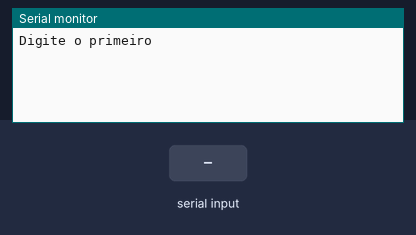
Bench run of a sketch on a simulated Arduino Uno, built with avr-gcc and run on an emulated ATmega328P. Shown: the last lines printed to the serial monitor. The test bench sets the inputs (shaded band).

Above: at 1.2 s.
1.3 s: "90,45\n" received over Serial
At 2.7 s:
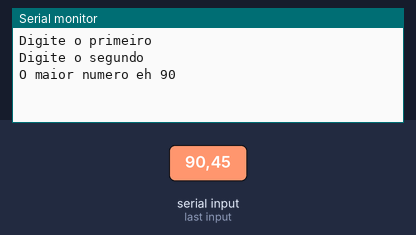
At 7.9 s:
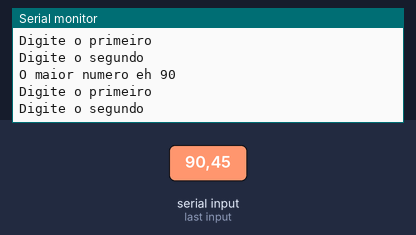

The sketch:

exercicio_141.ino
```cpp
/*
Faça um programa receba dois valores e imprima qual é o maior número
digitado.
*/
// C++ code
//
void setup()
{
  Serial.begin(9600);
}
 int numero1 = 0;
 int numero2 = 0;
void loop()
{
  Serial.println("Digite o primeiro");
  while (!Serial.available()) {}
  numero1 = Serial.parseInt();
  Serial.println("Digite o segundo");
  while (!Serial.available()) {}
  numero2 = Serial.parseInt();

  if( numero1 > numero2 ) {
  Serial.println( "O maior numero eh " + String(numero1));
  }
  if( numero2 > numero1 ) {
  Serial.println( "O maior numero eh " + String(numero2));
  }
  if( numero1 == numero2 ) {
  Serial.println( "Os dois numeros sao iguais");
  }
  delay(5000);
}
```

Measured:
- after the input at 1.3 s, the serial monitor: prints a new line at once (image 1)
